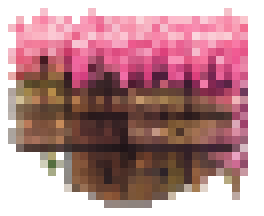
#> input picture assets/deco/d10.png, 33 x 27 px (shown 8 times larger)
$ python cutclean.py
#> lines starting #> are read from the running program, lines starting #| are printed output that depends on the picture; after the words box and inside, x2 and y2 are one past the last pixel; in counts of white or black regions, pixels touching at a corner belong together
# Clean residual crude-cut artefacts in prop PNGs, sheet pixels untouched otherwise:
#  1) drop detached specks (components < 1.5% of the largest that sit > 2px from the main body)
#  2) strip a 1px white-matte fringe (near-white edge pixels touching transparency) on non-light props
#  3) snap partial alpha to hard 0/255 (hi-bit style)
import numpy as np, glob, sys, json
from PIL import Image; from scipy import ndimage as nd
DIRS = ['deco', 'props', 'props2', 'plat', 'l2/props', 'l2/rg', 'l2/veh', 'l2/plat', 'l2/env', 'l2/curve', 'l2/items']
log = {}
for d in DIRS:
    for p in glob.glob(f'public/assets/{d}/*.png'):
        im = Image.open(p).convert('RGBA'); a = np.asarray(im).copy(); al = a[..., 3]; op = al > 40
#> further down, im is the input picture: PIL image 33x27 RGBA; mean R, G, B, A 182.5, 135.9, 137.8, 182
#> after `al = a[..., 3]`:
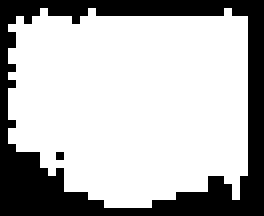
#> al: shape (27, 33) (shown 8 times larger); 71.4% white; 2 black regions (1 under 20 px), largest, box (x1, y1, x2, y2) and area: (0, 0, 33, 27) 254
        if op.sum() < 40: continue
        ch = {}
        lab, n = nd.label(op, structure=np.ones((3, 3)))
#> n = 1
        if n > 1:
            sz = nd.sum(op, lab, range(1, n + 1)); main = np.isin(lab, np.where(sz >= sz.max() * 0.05)[0] + 1)
            near = nd.binary_dilation(main, iterations=2); kill = op & ~main & ~near
            H, W = op.shape; border = set(np.unique(np.concatenate([lab[0], lab[-1], lab[:, 0], lab[:, -1]]))) - {0}
            for i in border:
                if sz[i - 1] < sz.max() * 0.05: kill |= lab == i
            near6 = nd.binary_dilation(main, iterations=6)
            for i in range(1, n + 1):
                if sz[i - 1] < sz.max() * 0.05 and not (near6 & (lab == i)).any(): kill |= lab == i
            # re-define main as the largest piece for the far test

            if kill.sum(): a[kill, 3] = 0; ch['speck'] = int(kill.sum())
        op = a[..., 3] > 40; edge = op & ~nd.binary_erosion(op); rgb = a[..., :3].astype(int)
#> after `edge = op & ~nd.binary_erosion(op)`:
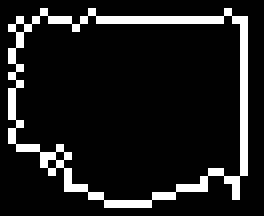
#> edge: shape (27, 33) bool (shown 8 times larger); 11.2% white in thin lines or dots, all inside (x1, y1, x2, y2) = (1, 1, 31, 26)
#> after `rgb = a[..., :3].astype(int)`:
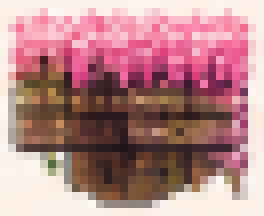
#> rgb: shape (27, 33, 3) int64 (shown 8 times larger); mean R, G, B 182.5, 135.9, 137.8
        white = edge & (rgb.min(-1) > 225) & ((rgb.max(-1) - rgb.min(-1)) < 18)
#> white: shape (27, 33) bool; every value is 0
        light = (rgb[op].mean() > 175)
#> light = False
        if white.sum() and not light and white.sum() < edge.sum() * 0.5: a[white, 3] = 0; ch['fringe'] = int(white.sum())
        semi = (a[..., 3] > 0) & (a[..., 3] < 255)
        if semi.sum() and 'veh' not in p: a[..., 3] = np.where(a[..., 3] > 110, 255, 0); ch['semi'] = int(semi.sum())
        if ch: Image.fromarray(a).save(p); log[p] = ch
json.dump(log, open('audit/v12/cutclean_log.json', 'w'), indent=0); print(len(log), 'files cleaned'); print(sorted(log.items(), key=lambda kv: -sum(kv[1].values()))[:12])
#| 0 files cleaned
#| []
